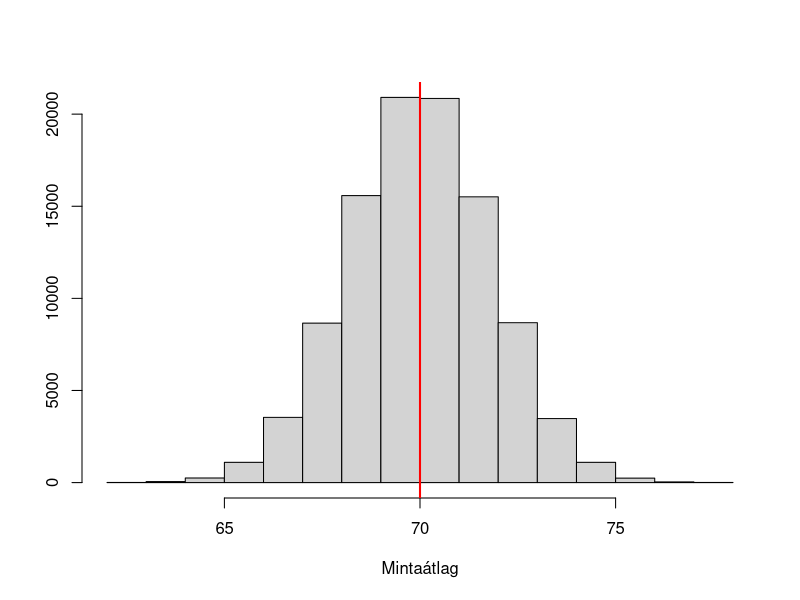
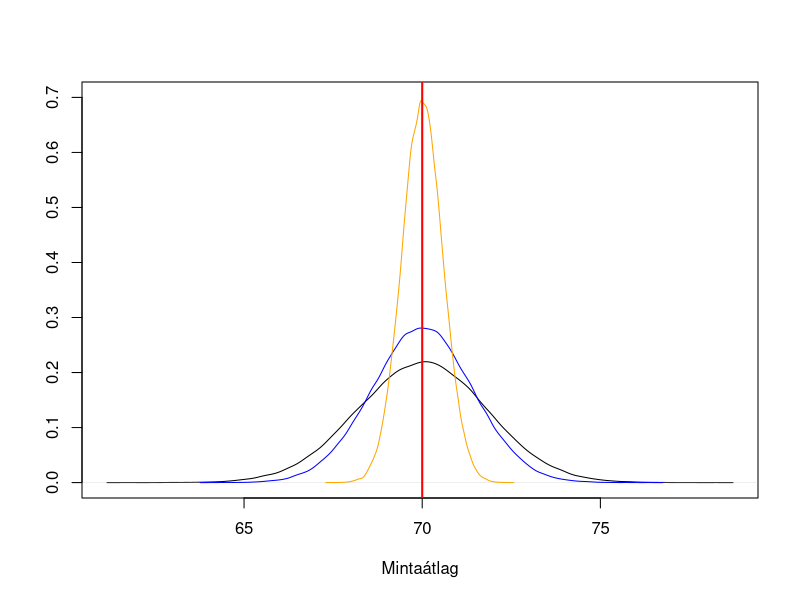
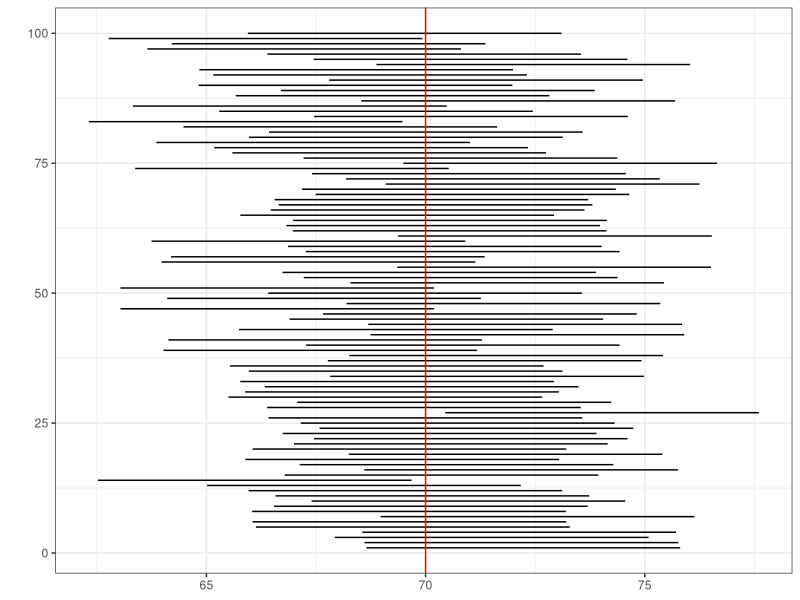
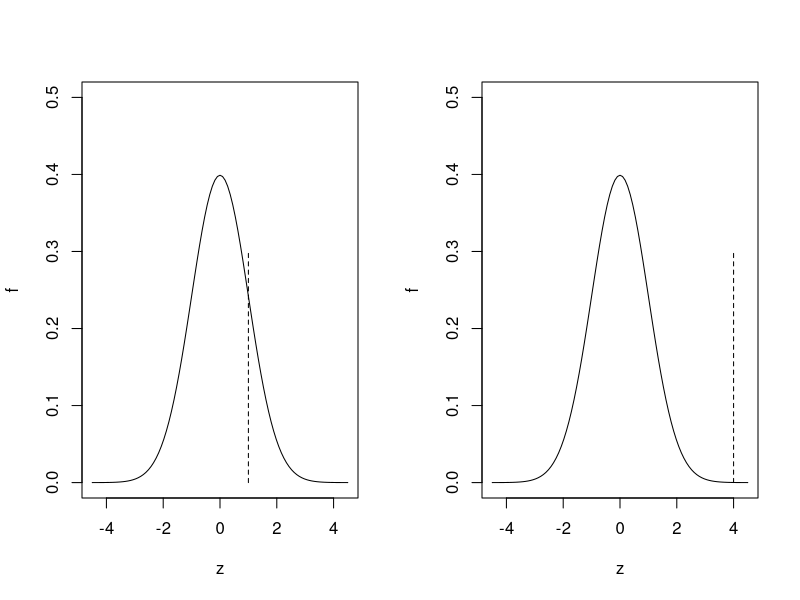
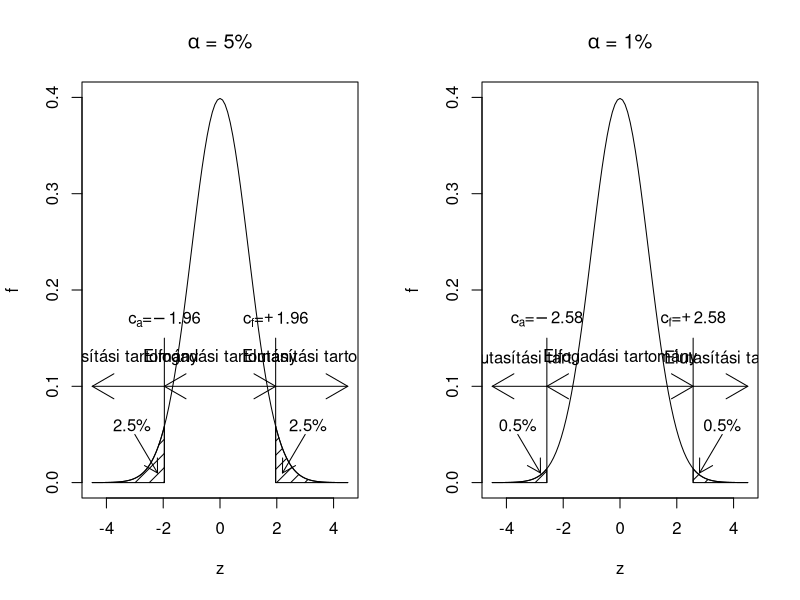

Source code (R) for these figures, in order:
## ---- chunk 1
#| echo: false

library(ggplot2)
theme_set(theme_bw())
data(birthwt, package = "MASS")
## ---- chunk 2
replicate(10, mean(rnorm(30, 70, 10)))
## ---- chunk 3
#| label: fig-sampsim
#| fig-cap: "A mintaátlag mintavételi eloszlásának meghatározása szimulációval, normális háttéreloszlás mellett."

res <- replicate(100000, mean(rnorm(30, 70, 10)))
mean(res)
hist(res, main = "", ylab = "", xlab = "Mintaátlag")
abline(v = 70, col = "red", lwd = 2)
## ---- chunk 4
#| label: fig-sampsimn
#| fig-cap: "A mintavételi eloszlás függése a mintanagyságtól."

res <- replicate(100000, mean(rnorm(30, 70, 10)))
plot(density(res), ylim = c(0, 0.7), main = "", ylab = "",
     xlab = "Mintaátlag")
res50 <- replicate(100000, mean(rnorm(50, 70, 10)))
lines(density(res50), col = "blue")
res300 <- replicate(100000, mean(rnorm(300, 70, 10)))
lines(density(res300), col = "orange")
abline(v = 70, col = "red", lwd = 2)
## ---- chunk 5
#| label: fig-cisim
#| fig-cap: "Konfidenciaintervallumok szemléltetése szimulációval."

SimData <- data.frame(
  idx = 1:100,
  CI = t(replicate(
    100, TeachingDemos::z.test(rnorm(30, 70, 10),
                               stdev = 10)$conf.int)))

ggplot(SimData, aes(xmin = CI.1, xmax = CI.2, y = idx)) +
  geom_linerange() +
  geom_vline(xintercept = 70, color = "red") + labs(y = "")
## ---- chunk 6
#| label: fig-hipalap
#| fig-cap: "A hipotézisvizsgálat alapgondolatának szemléltetése."
#| echo: false

par(mfrow = c(1, 2))
curve(dnorm, ylim = c(0, 0.5), xlim = c(-4.5, 4.5),
      ylab = "f", xlab = "z")
lines(x = c(1, 1), y = c(0, 0.3), lty = "dashed")
curve(dnorm, ylim = c(0, 0.5), xlim = c(-4.5, 4.5),
      ylab = "f", xlab = "z")
lines(x = c(4, 4), y = c(0, 0.3), lty = "dashed")
## ---- chunk 7
#| label: fig-hiptartomanyok
#| fig-cap: "A hipotézisvizsgálat döntésének szemléltetése két szignifikanciaszint mellett."
#| echo: false

# fig.width=15,fig.height=6

par(mfrow = c(1, 2))

curve(dnorm, ylim = c(0, 0.4), xlim = c(-4.5, 4.5), ylab = "f",
      xlab = "z", main = expression(paste(alpha, " = 5%")))
arrows(qnorm(0.025), 0.1, qnorm(0.975), 0.1, code = 3)
lines(x = rep(qnorm(0.025), 2), y = c(0, 0.15))
lines(x = rep(qnorm(0.975), 2), y = c(0, 0.15))
text(0, 0.13, "Elfogadási tartomány")
arrows(qnorm(0.025), 0.1, -4.5, 0.1, code = 2)
text(-3.5, 0.13, "Elutasítási tartomány")
arrows(qnorm(0.975), 0.1, 4.5, 0.1, code = 2)
text(3.5, 0.13, "Elutasítási tartomány")
text(qnorm(0.025), 0.17, expression(paste(c[a], "=", -1.96)))
text(qnorm(0.975), 0.17, expression(paste(c[f], "=", +1.96)))
#polygon(x = c(-1, seq(-1, 1, 0.01), 1), y = c(0, dnorm(seq(-1, 1, 0.01)), 0), density = 10)
polygon(x = c(-4.5, seq(-4.5, qnorm(0.025), 0.01), qnorm(0.025)),
         y = c(0, dnorm(seq(-4.5, qnorm(0.025), 0.01)), 0), density = 10)
polygon(x = c(qnorm(0.975), seq(qnorm(0.975), 4.5, 0.01), 4.5),
         y = c(0, dnorm(seq(qnorm(0.975), 4.5, 0.01)), 0), density = 10)
arrows(3, 0.05, 2.2, 0.01, length = 0.15)
text(3.1, 0.06, "2.5%")
arrows(-3, 0.05, -2.2, 0.01, length = 0.15)
text(-3.1, 0.06, "2.5%")

curve(dnorm, ylim = c(0, 0.4), xlim = c(-4.5, 4.5), ylab = "f", xlab = "z",
       main = expression(paste(alpha, " = 1%")))
arrows(qnorm(0.005), 0.1, qnorm(0.995), 0.1, code = 3)
lines(x = rep(qnorm(0.005), 2), y = c(0, 0.15))
lines(x = rep(qnorm(0.995), 2), y = c(0, 0.15))
text(0, 0.13, "Elfogadási tartomány")
arrows(qnorm(0.005), 0.1, -4.5, 0.1, code = 2)
text(-3.5, 0.13, "Elutasítási tart.")
arrows(qnorm(0.995), 0.1, 4.5, 0.1, code = 2)
text(3.5, 0.13, "Elutasítási tart.")
text(qnorm(0.005), 0.17, expression(paste(c[a], "=", -2.58)))
text(qnorm(0.995), 0.17, expression(paste(c[f], "=", +2.58)))
#polygon(x = c(-1, seq(-1, 1, 0.01), 1), y = c(0, dnorm(seq(-1, 1, 0.01)), 0), density = 10)
polygon(x = c(-4.5, seq(-4.5, qnorm(0.005), 0.01), qnorm(0.005)),
         y = c(0, dnorm(seq(-4.5, qnorm(0.005), 0.01)), 0), density = 10)
polygon(x = c(qnorm(0.995), seq(qnorm(0.995), 4.5, 0.01), 4.5),
         y = c(0, dnorm(seq(qnorm(0.995), 4.5, 0.01)), 0), density = 10)
arrows(3.6, 0.05, 2.8, 0.01, length = 0.15)
text(3.6, 0.06, "0.5%")
arrows(-3.6, 0.05, -2.8, 0.01, length = 0.15)
text(-3.6, 0.06, "0.5%")
## ---- chunk 8
t.test(bwt ~ smoke, data = birthwt)
